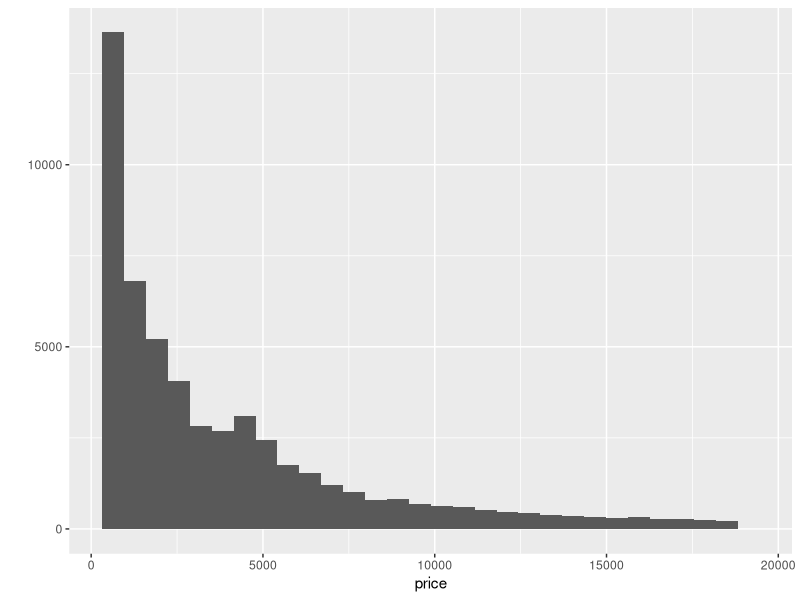
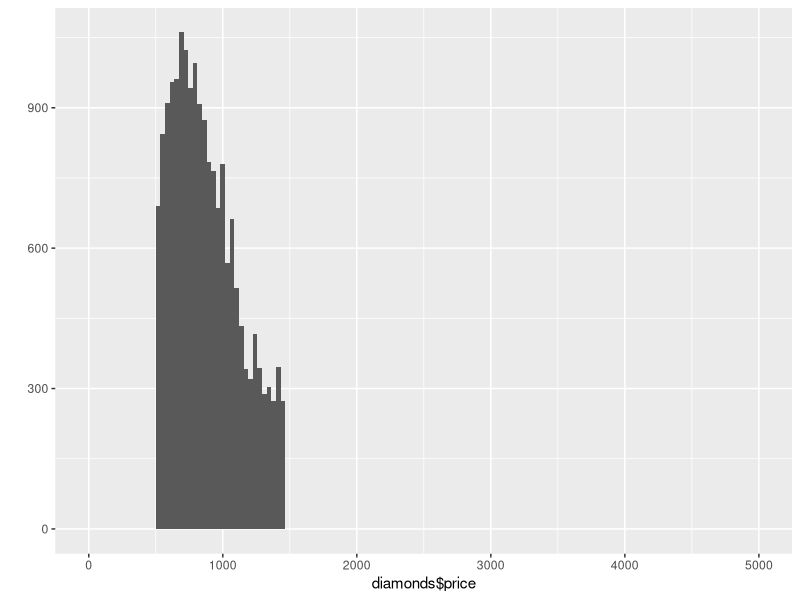
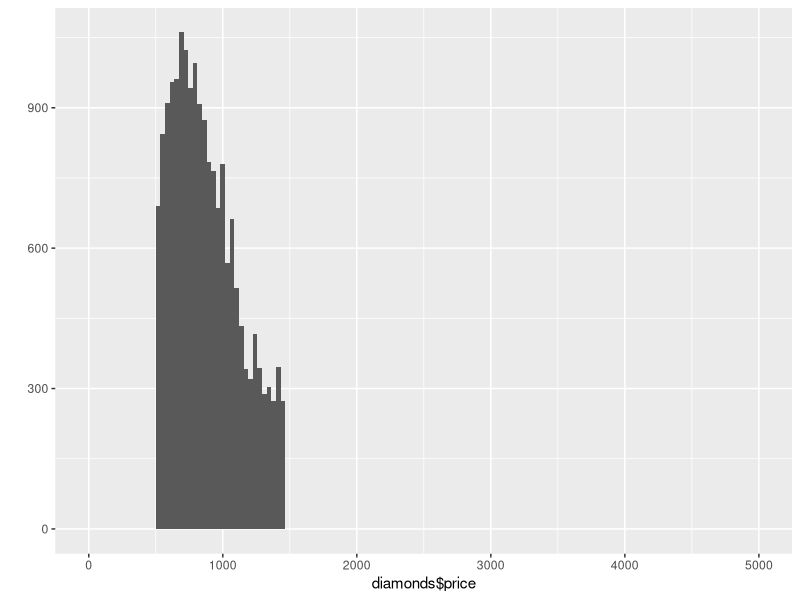
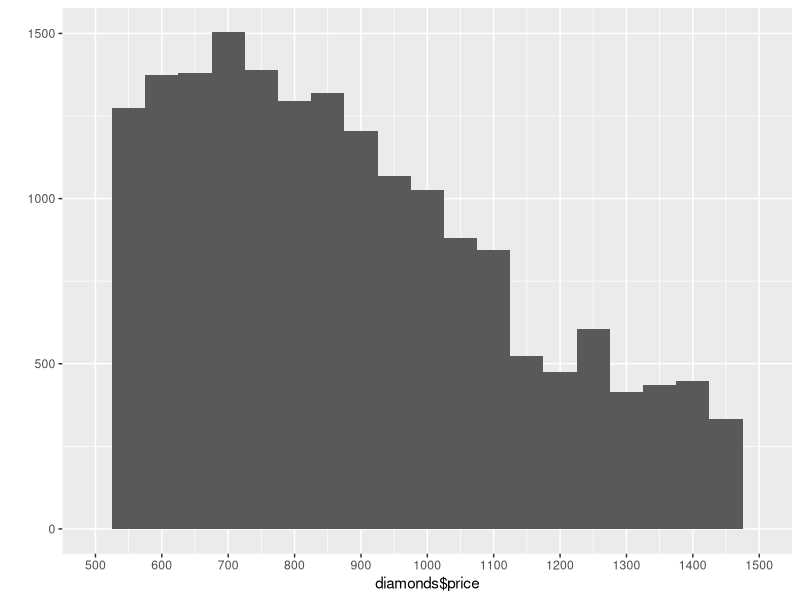
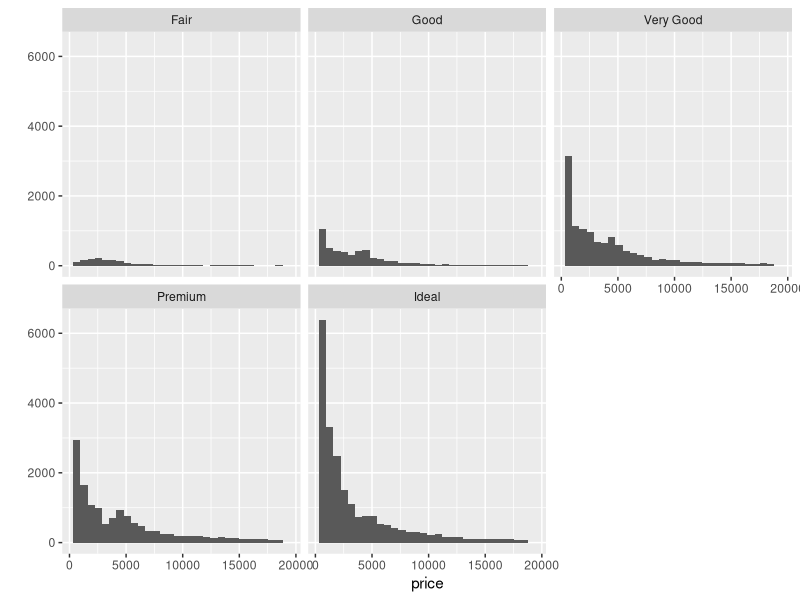
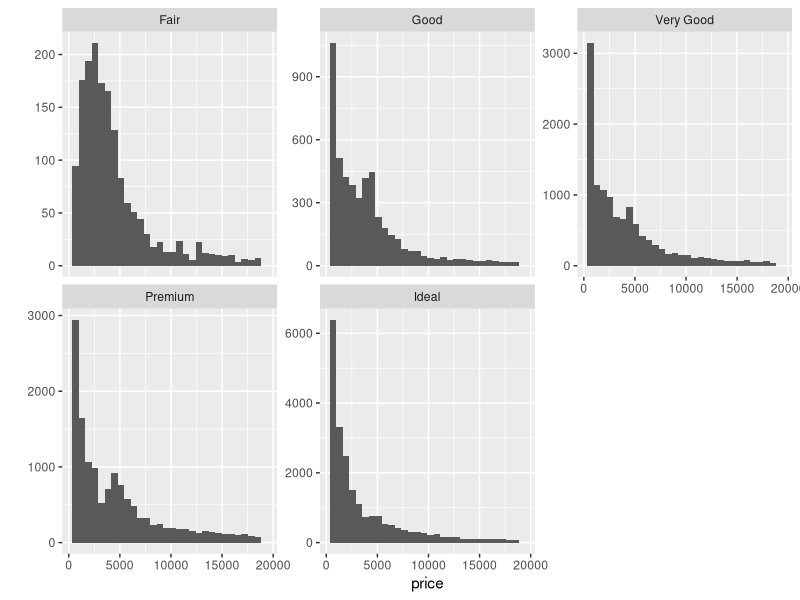
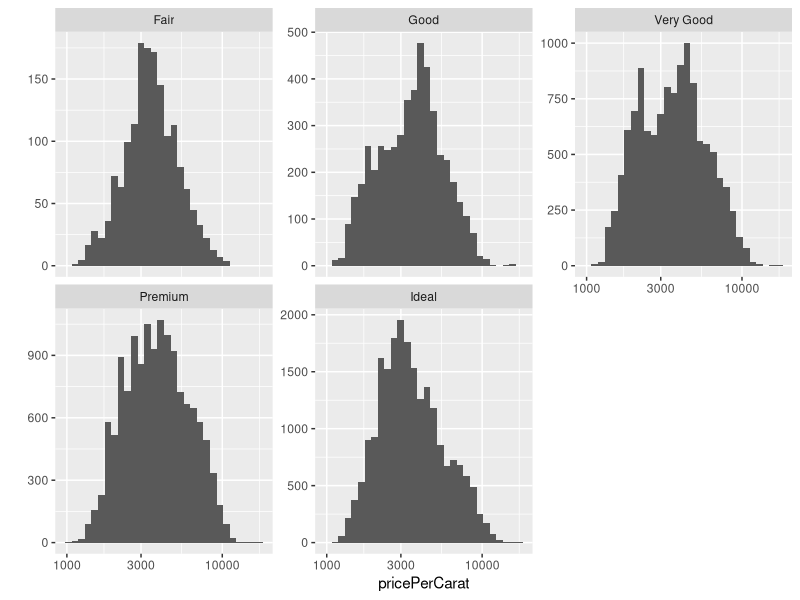
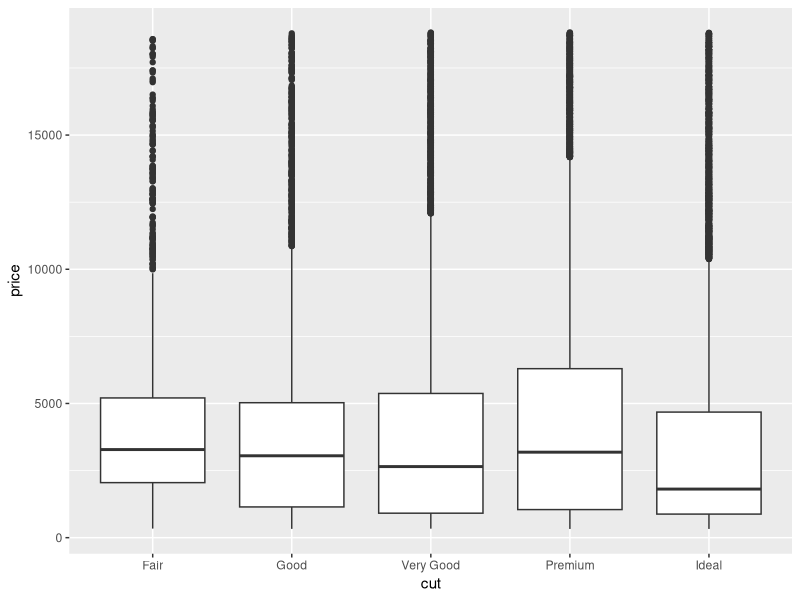

These figures' R source, in order: (Note: this script raises an error after producing the figures.)
## ---- chunk 1
library(ggplot2)
data(diamonds)
## ---- chunk 2
nrow(diamonds) # Number of observations
summary(diamonds) # Variables in dataset
?diamonds # Ordered Factors, Best Colour
## ---- chunk 3
qplot(price, data = diamonds)
## ---- chunk 4
summary(diamonds$price)
mean(diamonds$price)
## ---- chunk 5
?subset
nrow(subset(diamonds, price < 500)) # less than 500
nrow(subset(diamonds, price < 250)) # less than 250
nrow(subset(diamonds, price >= 15000)) # more than or equal to 15,000
## ---- chunk 6
hist <- qplot(diamonds$price) +
  coord_cartesian(xlim = c(0, 5000)) # This doesn't change graph only view

hist + scale_x_continuous(limits = c(500, 1500)) # Actually subsets the data
hist + xlim(500, 1500) # Short hand for the same thing

qplot(diamonds$price, binwidth = 50) +
  scale_x_continuous(limits = c(500, 1500), breaks=seq(500,1500,100))
## ---- chunk 7
qplot(price, data = diamonds) + facet_wrap(~cut)
  # had to change qplot to include data, else it doesn't have info on cut
## ---- chunk 8
by(diamonds$price, diamonds$cut, max)
by(diamonds$price, diamonds$cut, min)
by(diamonds$price, diamonds$cut, median)
## ---- chunk 9
qplot(x = price, data = diamonds) + facet_wrap(~cut, scales = "free_y")
## ---- chunk 10
diamonds$pricePerCarat <- diamonds$price / diamonds$carat

qplot(x = pricePerCarat, data = diamonds) +
  facet_wrap(~cut, scales = "free_y") +
  scale_x_log10()
## ---- chunk 11
ggplot(diamonds, aes(x=cut, y=price)) + geom_boxplot()
ggplot(diamonds, aes(x=clarity, y=price)) + geom_boxplot()
ggplot(diamonds, aes(x=color, y=price)) + geom_boxplot()

by(diamonds$price, diamonds$cut, summary)
by(diamonds$price, diamonds$clarity, summary)
by(diamonds$price, diamonds$color, summary)

# I also experimented with a function however x=vir needs to become x=cut and diamonds$vir needs to become diamonds$cut. Unsure of how to do this.
boxNsummary <- function(diamonds, vir){
  reob <- ggplot(diamonds, aes(x=vir, y=price)) + geom_boxplot()
  by(diamonds$price, diamonds$vir, summary)
  return(reob)
  }

boxNsummary(diamonds, cut)
## ---- chunk 12
by(diamonds$price, diamonds$color, summary)
by(diamonds$price, diamonds$color, IQR)
## ---- chunk 13
ggplot(diamonds, aes(x=color, y=pricePerCarat)) + geom_boxplot()
## ---- chunk 14
qplot(carat, data = diamonds, geom = "freqpoly", binwidth = 0.01) +
  coord_cartesian(xlim = c(0, 2)) +
  scale_x_continuous(breaks=seq(0,2,0.1))
